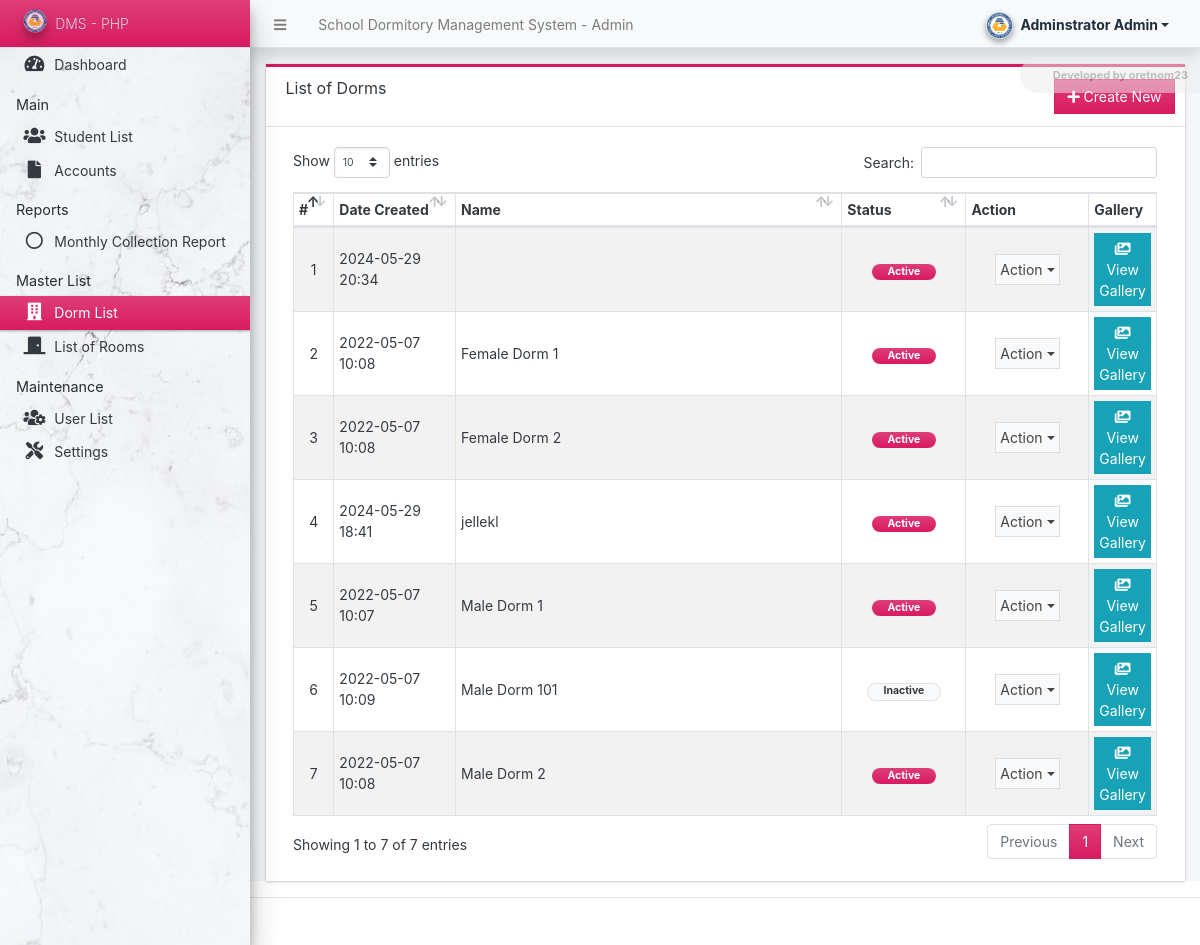
Screenshot of /admin/?page=dorms (signed in) with the database file from the repository.
### tables this page shows
CREATE TABLE `dorm_list` (
  `id` int(30) NOT NULL,
  `name` text NOT NULL,
  `status` tinyint(1) NOT NULL DEFAULT 1,
  `delete_flag` tinyint(1) NOT NULL DEFAULT 0,
  `date_created` datetime NOT NULL DEFAULT current_timestamp(),
  `date_updated` datetime NOT NULL DEFAULT current_timestamp() ON UPDATE current_timestamp(),
  `image_name` varchar(255) DEFAULT NULL,
  `image_type` varchar(50) DEFAULT NULL,
  `image_data` longblob DEFAULT NULL,
  `uploaded_at` timestamp NOT NULL DEFAULT current_timestamp()
);

### classes/DBConnection.php (called while the page is built, shortened)
<?php
class DBConnection{
    private $host = DB_SERVER;
    private $username = DB_USERNAME;
    private $password = DB_PASSWORD;
    private $database = DB_NAME;
    public $conn;
    public function __construct(){
        if (!isset($this->conn)) {
            $this->conn = new mysqli($this->host, $this->username, $this->password, $this->database);
        }
    }
}
?>

### classes/SystemSettings.php (called while the page is built, shortened)
<?php
class SystemSettings extends DBConnection{
	function userdata($field = ''){
		if(!empty($field)){
			if(isset($_SESSION['userdata'][$field]))
				return $_SESSION['userdata'][$field];
			else
				return null;
		}else{
			return false;
		}
	}
}
$_settings = new SystemSettings();
?>

### admin/dorms/index.php (the view, shortened to what this page needs)
<div class="card card-outline rounded-0 card-maroon">
	<div class="card-header">
		<h3 class="card-title">List of Dorms</h3>
		<?php if($_settings->userdata('type') == 1): ?>
		<div class="card-tools">
			<a href="javascript:void(0)" id="create_new" class="btn btn-flat btn-primary"><span class="fas fa-plus"></span>  Create New</a>
		</div>
		<?php endif; ?>
	</div>
	<div class="card-body">
        <div class="container-fluid">
			<table class="table table-hover table-striped table-bordered" id="list">
				<colgroup>
					<col width="5%">
					<col width="15%">
					<col width="50%">
					<col width="15%">
					<col width="15%">
					<col width="15%">
				</colgroup>
				<thead>
					<tr>
						<th>#</th>
						<th>Date Created</th>
						<th>Name</th>
						<th>Status</th>
						<th>Action</th>
						<th>Gallery</th>
					</tr>
				</thead>
				<tbody>
					<?php
					$i = 1;
						$qry = $conn->query("SELECT * from `dorm_list` where delete_flag = 0 order by `name` asc ");
						while($row = $qry->fetch_assoc()):
					?>
						<tr>
							<td class="text-center"><?php echo $i++; ?></td>
							<td><?php echo date("Y-m-d H:i",strtotime($row['date_created'])) ?></td>
							<td><?php echo $row['name'] ?></td>
							<td class="text-center">
                                <?php if($row['status'] == 1): ?>
                                    <span class="badge badge-maroon bg-gradient-maroon px-3 rounded-pill">Active</span>
                                <?php else: ?>
                                    <span class="badge badge-light bg-gradient-light border text-dark px-3 rounded-pill">Inactive</span>
                                <?php endif; ?>
                            </td>
							<td align="center">
								 <button type="button" class="btn btn-flat p-1 btn-default btn-sm dropdown-toggle dropdown-icon" data-toggle="dropdown">
				                  		Action
				                  </button>
							</td>
							<td align="center">
			                    <button type="button" class="btn btn-flat p-1 btn-info btn-sm view_gallery" data-id="<?php echo $row['id'] ?>"><span class="fa fa-images"></span> View Gallery</button>
			                </td>
						</tr>
					<?php endwhile; ?>
				</tbody>
			</table>
		</div>
	</div>
</div>

### rows the page displays
dorm_list: date_created "2024-05-29 20:34", status "Active"
dorm_list: date_created "2022-05-07 10:08", name "Female Dorm 1", status "Active"
dorm_list: date_created "2022-05-07 10:08", name "Female Dorm 2", status "Active"
dorm_list: date_created "2024-05-29 18:41", name "jellekl", status "Active"
dorm_list: date_created "2022-05-07 10:07", name "Male Dorm 1", status "Active"
dorm_list: date_created "2022-05-07 10:09", name "Male Dorm 101", status "Inactive"
dorm_list: date_created "2022-05-07 10:08", name "Male Dorm 2", status "Active"

### other values shown
$_settings->info('name') "School Dormitory Management System"
$_settings->userdata('firstname').' '.$_settings->userdata('lastname') "Adminstrator Admin"
$_settings->info('short_name') "DMS - PHP"
